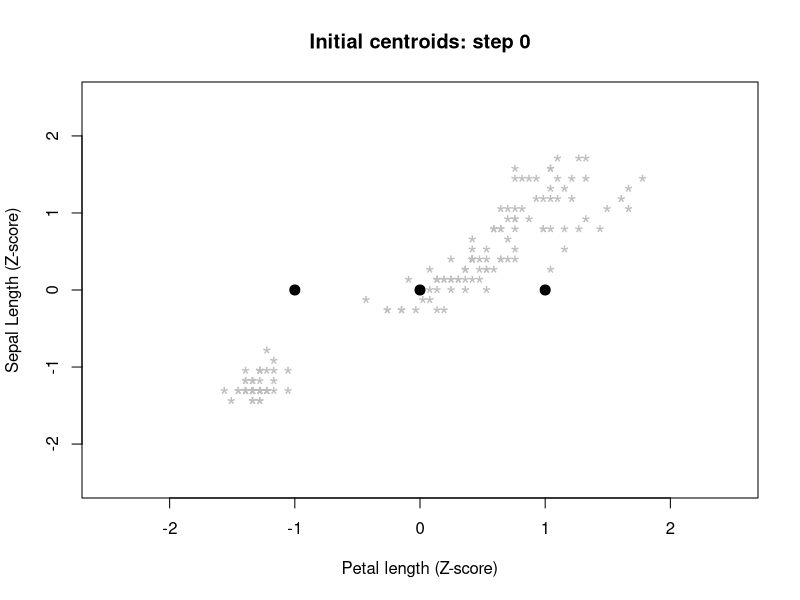
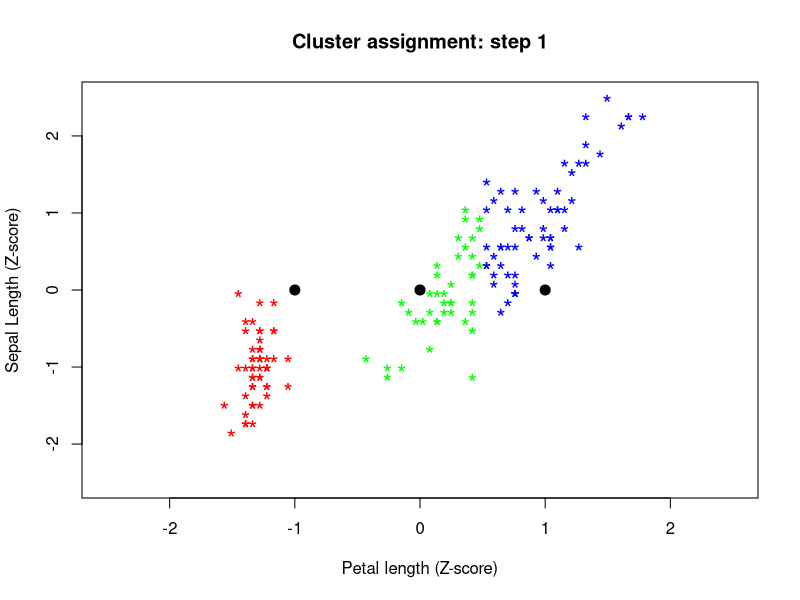
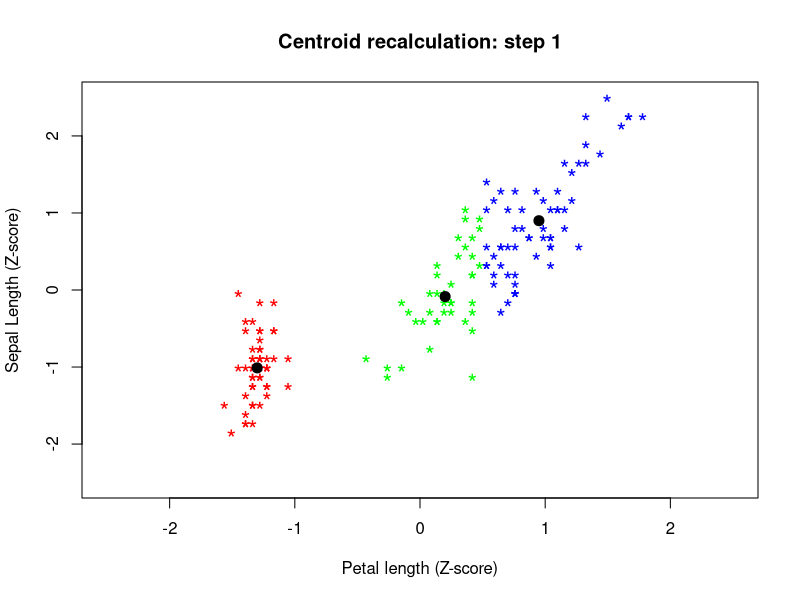
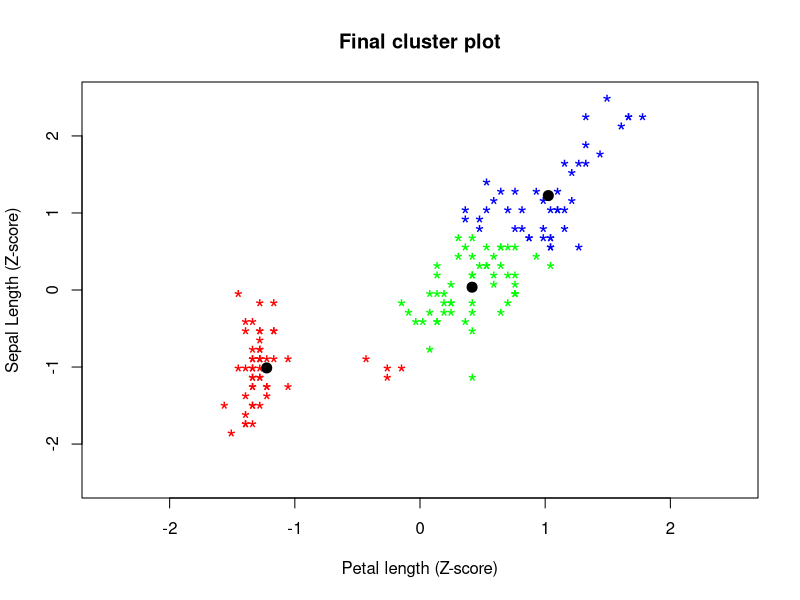
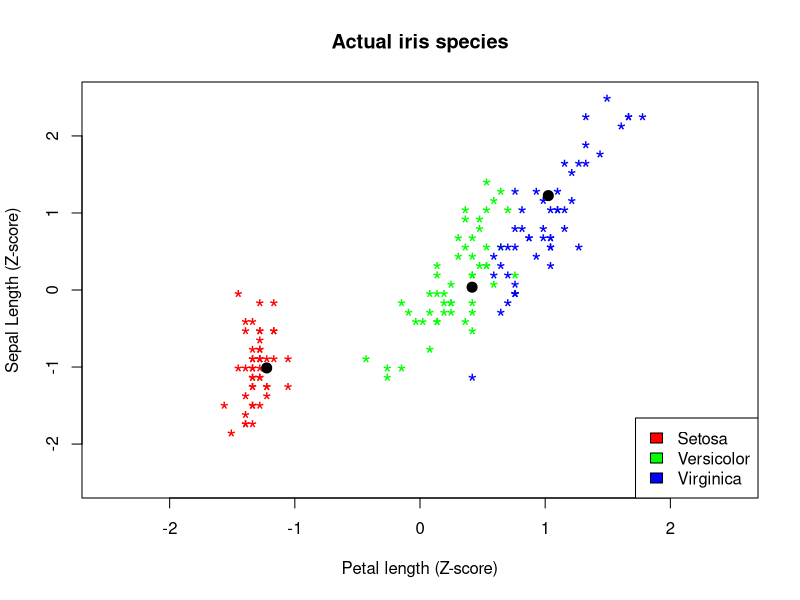

The R source for these figures, in order:
## ---- chunk 1
library(dplyr)
iris.z <- iris %>%
  mutate_at(.cols = names(iris)[1:4],
            .funs = scale)
## ---- chunk 2
centroids <- data.frame(Sepal.Length = c(0, 0, 0), Petal.Length = c(-1, 0, 1))
plot(centroids$Petal.Length, centroids$Sepal.Length, 
     pch = 20, col = 'black', cex = 2,
     main = 'Initial centroids: step 0',
     xlab = 'Petal length (Z-score)', ylab = 'Sepal Length (Z-score)',
     xlim = c(-2.5, 2.5), ylim = c(-2.5, 2.5))
points(iris.z$Petal.Length, iris.z$Petal.Width,
       pch = '*:', cex = 1.5, col = 'grey')
## ---- chunk 3
distances <- data.frame(c1 = apply(iris.z[,c(1,3)], 1, function(x) sqrt(sum((x - centroids[1,])^2))),
                        c2 = apply(iris.z[,c(1,3)], 1, function(x) sqrt(sum((x - centroids[2,])^2))),           
                        c3 = apply(iris.z[,c(1,3)], 1, function(x) sqrt(sum((x - centroids[3,])^2)))) %>%
  rowwise() %>%
  mutate(Cluster = which.min(c(c1, c2, c3)))

plot(iris.z$Petal.Length, iris.z$Sepal.Length,
     pch = '*:', cex = 1.5,
     col = ifelse(distances$Cluster == 1, 'red',
                  ifelse(distances$Cluster == 2, 'green', 'blue')),
     main = 'Cluster assignment: step 1',
     xlab = 'Petal length (Z-score)', ylab = 'Sepal Length (Z-score)',
     xlim = c(-2.5, 2.5), ylim = c(-2.5, 2.5))
points(centroids$Petal.Length, centroids$Sepal.Length, 
       pch = 20, col = 'black', cex = 2)

centroids <- data.frame(Sepal.Length = tapply(iris.z$Sepal.Length, distances$Cluster, mean), 
                        Petal.Length = tapply(iris.z$Petal.Length, distances$Cluster, mean))
plot(iris.z$Petal.Length, iris.z$Sepal.Length,
     pch = '*:', cex = 1.5,
     col = ifelse(distances$Cluster == 1, 'red',
                  ifelse(distances$Cluster == 2, 'green', 'blue')),
     main = 'Centroid recalculation: step 1',
     xlab = 'Petal length (Z-score)', ylab = 'Sepal Length (Z-score)',
     xlim = c(-2.5, 2.5), ylim = c(-2.5, 2.5))
points(centroids$Petal.Length, centroids$Sepal.Length, 
       pch = 20, col = 'black', cex = 2)
## ---- chunk 4
tolerance <- 0.0001
centroids <- data.frame(Sepal.Length = c(0, 0, 0), Petal.Length = c(-1, 0, 1))
converge <- 1
counter <- 1
while(converge > tolerance){
  distances <- data.frame(c1 = apply(iris.z[,c(1,3)], 1, function(x) sqrt(sum((x - centroids[1,])^2))),
                          c2 = apply(iris.z[,c(1,3)], 1, function(x) sqrt(sum((x - centroids[2,])^2))),           
                          c3 = apply(iris.z[,c(1,3)], 1, function(x) sqrt(sum((x - centroids[3,])^2)))) %>%
    rowwise() %>%
    mutate(Cluster = which.min(c(c1, c2, c3)))
  
  
  new.centroids <- data.frame(Sepal.Length = tapply(iris.z$Sepal.Length, distances$Cluster, mean), 
                              Petal.Length = tapply(iris.z$Petal.Length, distances$Cluster, mean))
  
  converge <- max(apply(new.centroids - centroids, 1, function(x) sqrt(sum(x^2))))
  centroids <- new.centroids
  
  counter <- counter + 1
}
## ---- chunk 5
plot(iris.z$Petal.Length, iris.z$Sepal.Length,
     pch = '*:', cex = 1.5,
     col = ifelse(distances$Cluster == 1, 'red',
                  ifelse(distances$Cluster == 2, 'green', 'blue')),
     main = 'Final cluster plot',
     xlab = 'Petal length (Z-score)', ylab = 'Sepal Length (Z-score)',
     xlim = c(-2.5, 2.5), ylim = c(-2.5, 2.5))
points(centroids$Petal.Length, centroids$Sepal.Length, 
       pch = 20, col = 'black', cex = 2)

plot(iris.z$Petal.Length, iris.z$Sepal.Length,
     pch = '*:', cex = 1.5,
     col = ifelse(iris.z$Species == 'setosa', 'red',
                  ifelse(iris.z$Species == 'versicolor', 'green', 'blue')),
     main = 'Actual iris species',
     xlab = 'Petal length (Z-score)', ylab = 'Sepal Length (Z-score)',
     xlim = c(-2.5, 2.5), ylim = c(-2.5, 2.5))
points(centroids$Petal.Length, centroids$Sepal.Length, 
       pch = 20, col = 'black', cex = 2)
legend(x = 'bottomright',
       legend = c('Setosa', 'Versicolor', 'Virginica'),
       fill = c('red', 'green', 'blue'))
## ---- chunk 6
set.seed(1)
output <- kmeans(x = iris.z[,1:4],
                 centers = 3)
## ---- chunk 7
## 2-D example
(tab2 <- table(as.factor(distances$Cluster), iris$Species))

## 4-D example
(tab4 <- table(as.factor(output$cluster), iris$Species))
